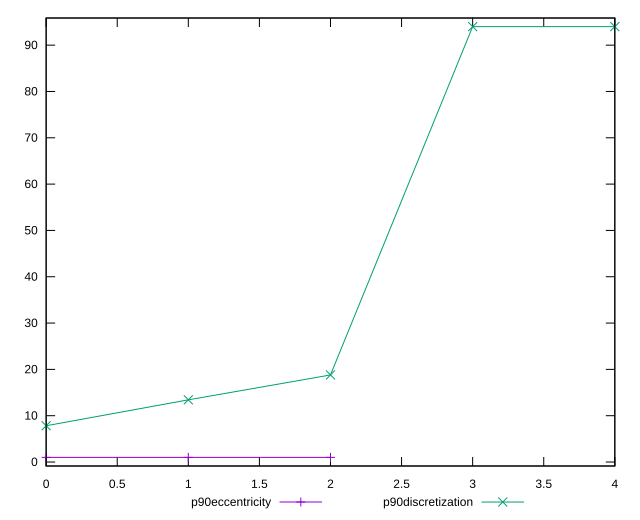

Write the gnuplot code that produced this figure.
reset

$p90Eccentricity <<EOF
0 0.9999999999999982
1 1.0000000000000002
2 1.0000000000000033
EOF

$p90Discretization <<EOF
0 7.833333333333333
1 13.428571428571429
2 18.8
3 94
4 94
EOF

set key outside below
set xrange [0:4]
set yrange [-0.8600000000000019:95.86]
set trange [-0.8600000000000019:95.86]
set terminal svg size 640, 520 enhanced background rgb 'white'
set output "report_00019_2021-02-10T18-14-37.922Z//uses-webp-images/progression/eccentricity.svg"

plot $p90Eccentricity title "p90eccentricity" with linespoints, \
     $p90Discretization title "p90discretization" with linespoints

reset
